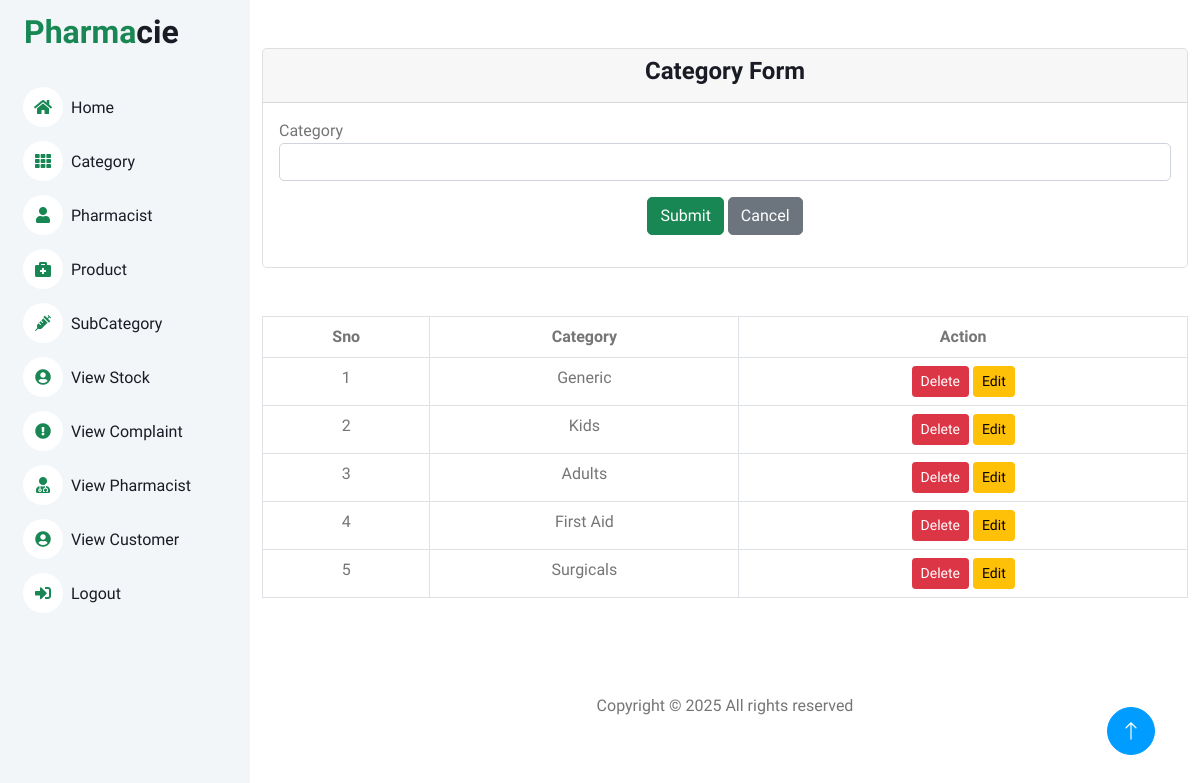
Screenshot of /Project/Admin/Category.php with the database file from the repository.
### tables this page shows
CREATE TABLE `tbl_category` (
  `category_id` int(11) NOT NULL,
  `category_name` varchar(50) NOT NULL
);

### Project/Admin/Category.php (the view, shortened to what this page needs)
<?php
include("Head.php");
include("../Assets/Connection/Connection.php");
$category = "";
?>
<!DOCTYPE html PUBLIC "-//W3C//DTD XHTML 1.0 Transitional//EN" "http://www.w3.org/TR/xhtml1/DTD/xhtml1-transitional.dtd">
<html xmlns="http://www.w3.org/1999/xhtml">
<head>
</head>
<body>
    <div class="container mt-5">
        <form id="form1" name="form1" method="post" action="">
            <div class="card">
                <div class="card-header text-center">
                    <h4>Category Form</h4>
                </div>
                <div class="card-body">
                    <div class="form-group">
                        <label for="txt_category">Category</label>
                        <input required type="text" class="form-control" value="<?php echo $category; ?>" name="txt_category" id="txt_category" />
                    </div>
                    <div class="form-group text-center m-3">
                        <button type="submit" class="btn btn-success" name="btn_category" id="btn_category">Submit</button>
                        <button type="submit" class="btn btn-secondary" name="btn_cancel" id="btn_cancel">Cancel</button>
                    </div>
                </div>
            </div>
        </form>
        <div class="mt-5">
            <table class="table table-bordered">
                <thead class="thead-dark">
                    <tr align="center">
                        <th scope="col">Sno</th>
                        <th scope="col">Category</th>
                        <th scope="col">Action</th>
                    </tr>
                </thead>
                <tbody>
                    <?php
                    $SelQry = "Select * from tbl_category";
                    $result = $con->query($SelQry);
                    $i = 0;
                    while ($data = $result->fetch_assoc()) {
                        $i++;
                    ?>
                        <tr align="center">
                            <td><?php echo $i; ?></td>
                            <td><?php echo $data["category_name"]; ?></td>
                            <td>
                                <a href="Category.php?did=<?php echo $data["category_id"]; ?>" class="btn btn-danger btn-sm">Delete</a>
                                <a href="Category.php?eid=<?php echo $data["category_id"]; ?>" class="btn btn-warning btn-sm">Edit</a>
                            </td>
                        </tr>
                    <?php
                    }
                    ?>
                </tbody>
            </table>
        </div>
    </div>
</html>
<?php
include("Foot.php");
?>

### Project/Assets/Templates/Admin/css/style.css (style rules this page uses)
:root { --primary: #009CFF; --light: #F3F6F9; --dark: #191C24; }
.btn { transition: .5s; }

### rows the page displays
tbl_category: category_name "Generic"
tbl_category: category_name "Kids"
tbl_category: category_name "Adults"
tbl_category: category_name "First Aid"
tbl_category: category_name "Surgicals"
